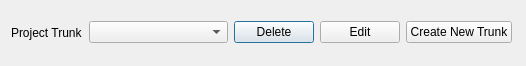
<?xml version="1.0" encoding="UTF-8"?>
<ui version="4.0">
 <class>Dialog</class>
 <widget class="QDialog" name="Dialog">
  <property name="geometry">
   <rect>
    <x>0</x>
    <y>0</y>
    <width>526</width>
    <height>66</height>
   </rect>
  </property>
  <property name="windowTitle">
   <string>Project Trunk</string>
  </property>
  <widget class="QWidget" name="">
   <property name="geometry">
    <rect>
     <x>11</x>
     <y>20</y>
     <width>501</width>
     <height>25</height>
    </rect>
   </property>
   <layout class="QHBoxLayout" name="horizontalLayout">
    <item>
     <widget class="QLabel" name="lab_project_trunk">
      <property name="sizePolicy">
       <sizepolicy hsizetype="Fixed" vsizetype="Preferred">
        <horstretch>0</horstretch>
        <verstretch>0</verstretch>
       </sizepolicy>
      </property>
      <property name="text">
       <string>Project Trunk</string>
      </property>
     </widget>
    </item>
    <item>
     <widget class="QComboBox" name="cbx_project_trunks">
      <property name="sizePolicy">
       <sizepolicy hsizetype="Preferred" vsizetype="Fixed">
        <horstretch>0</horstretch>
        <verstretch>0</verstretch>
       </sizepolicy>
      </property>
     </widget>
    </item>
    <item>
     <widget class="QPushButton" name="btn_delete_trunk">
      <property name="sizePolicy">
       <sizepolicy hsizetype="Maximum" vsizetype="Fixed">
        <horstretch>0</horstretch>
        <verstretch>0</verstretch>
       </sizepolicy>
      </property>
      <property name="text">
       <string>Delete</string>
      </property>
     </widget>
    </item>
    <item>
     <widget class="QPushButton" name="btn_edit_trunk">
      <property name="sizePolicy">
       <sizepolicy hsizetype="Maximum" vsizetype="Fixed">
        <horstretch>0</horstretch>
        <verstretch>0</verstretch>
       </sizepolicy>
      </property>
      <property name="text">
       <string>Edit</string>
      </property>
     </widget>
    </item>
    <item>
     <widget class="QPushButton" name="btn_create_trunk">
      <property name="sizePolicy">
       <sizepolicy hsizetype="Maximum" vsizetype="Fixed">
        <horstretch>0</horstretch>
        <verstretch>0</verstretch>
       </sizepolicy>
      </property>
      <property name="text">
       <string>Create New Trunk</string>
      </property>
     </widget>
    </item>
   </layout>
  </widget>
 </widget>
 <resources/>
 <connections/>
</ui>
